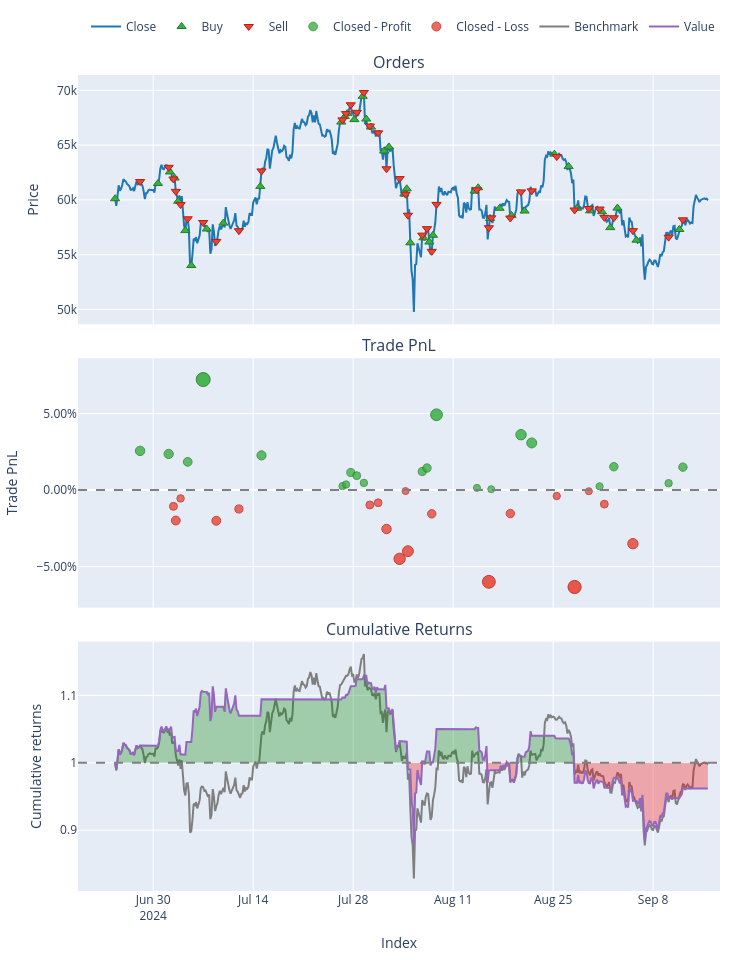
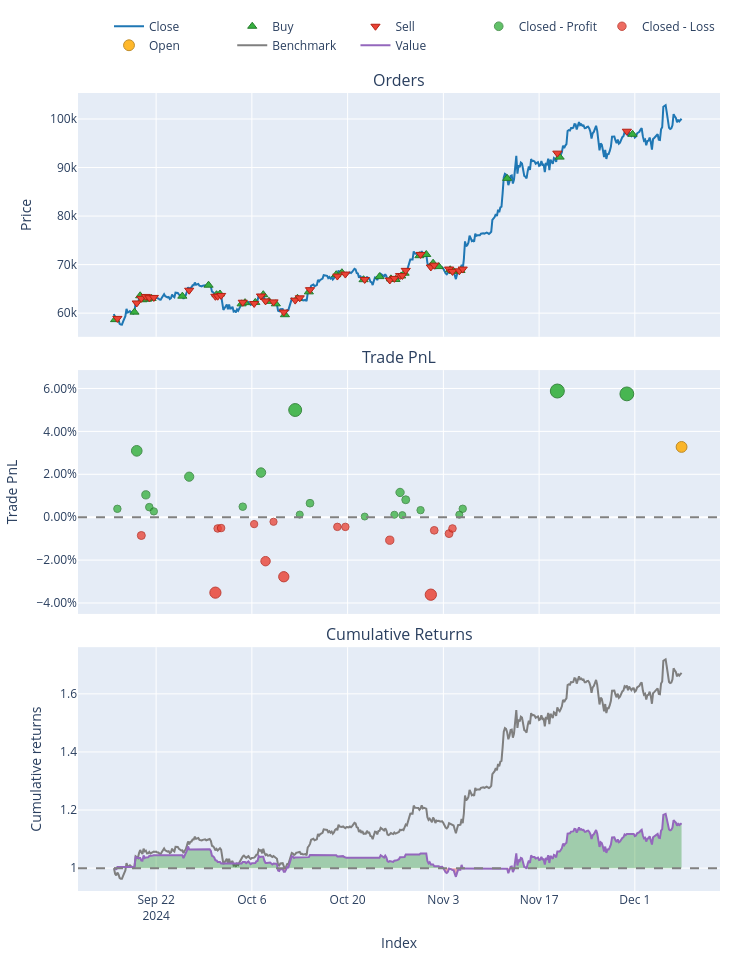
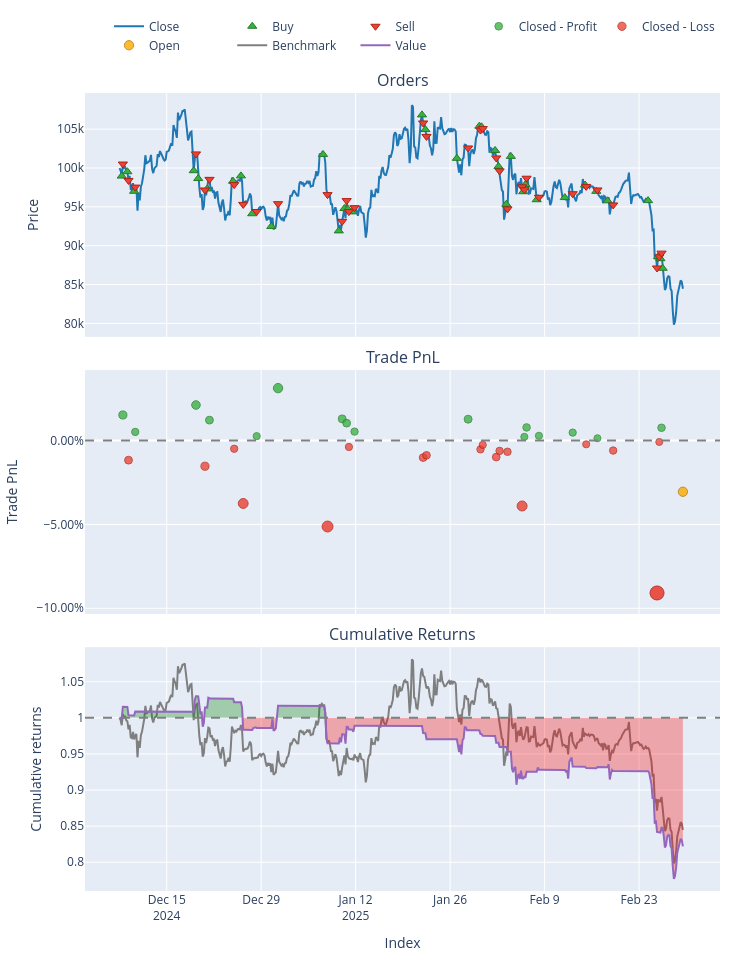

Notebook code cell kept with these figures, in order:
### Markdown cell above
Backtest on three folds

### Code cell
import sys
import os
import warnings
from pathlib import Path

# ---------------------------------------------------------------------------
# 1) SET PROJECT ROOT AND UPDATE PATH/WORKING DIRECTORY
# ---------------------------------------------------------------------------
project_root = Path.cwd().parent.parent
sys.path.append(str(project_root))
os.chdir(str(project_root))
warnings.filterwarnings("ignore")

import numpy as np
import pandas as pd
import MetaTrader5 as mt5
import vectorbt as vbt
import tensorflow as tf
from tensorflow.keras.models import load_model
from sklearn.preprocessing import StandardScaler
from sklearn.metrics import mean_squared_error
from tensorflow.keras.optimizers import Adam  # Import Adam optimizer

# Our modules
from data.data_loader import get_data_mt5
from features.feature_engineering import add_all_ta_features
from features.labeling_schemes import calculate_future_returns

###########################################################
# 1) DATA LOADING & FEATURE ENGINEERING
###########################################################
if not mt5.initialize():
    print("Failed to initialize MT5")
else:
    # Fetch 2000 most recent bars for backtesting
    data = get_data_mt5(symbol="BTCUSD", timeframe=mt5.TIMEFRAME_H4, n_bars=2000, start_pos=0)
    mt5.shutdown()

df = add_all_ta_features(data)
df = calculate_future_returns(df).dropna(subset=["future_returns"])
df = df.sort_index()  # Ensure chronological order

X = df.drop(columns=["future_returns"])
y = df["future_returns"]

###########################################################
# 2) DEFINING EXPANDING WALK-FORWARD SPLITS
###########################################################
def expanding_walk_forward_splits(X, y, lookback=10, n_splits=3):
    """
    Creates expanding walk-forward folds.
    """
    n = len(X)
    fold_size = n // (n_splits + 1)
    splits = []
    
    for i in range(n_splits):
        train_end = (i+1) * fold_size
        test_end = (i+2) * fold_size if i < n_splits - 1 else n

        X_train_fold = X.iloc[:train_end]
        y_train_fold = y.iloc[:train_end]
        
        X_test_fold = X.iloc[train_end:test_end]
        y_test_fold = y.iloc[train_end:test_end]
        
        splits.append((X_train_fold, y_train_fold, X_test_fold, y_test_fold))
    return splits

folds = expanding_walk_forward_splits(X, y, n_splits=3)
print(f"Number of folds: {len(folds)}")

###########################################################
# 3) LOAD BEST LSTM MODEL & RUN EXPANDING WALK-FORWARD
###########################################################
best_model = load_model("models/saved_models/best_lstm_optuna.h5")
best_model.compile(optimizer=Adam(learning_rate=0.001), loss="mean_squared_error")

threshold = 0.0005
fees = 0.0002
lookback = 10

fold_results = {}
scaler = StandardScaler()
X_scaled = scaler.fit_transform(X)

def create_sequences(X, y, lookback):
    X_seq, y_seq = [], []
    for i in range(lookback, len(X)):
        X_seq.append(X[i-lookback:i])
        y_seq.append(y[i])
    return np.array(X_seq), np.array(y_seq)

for i, (X_train_fold, y_train_fold, X_test_fold, y_test_fold) in enumerate(folds, start=1):
    print(f"\n=== Fold {i} ===")
    
    X_train_scaled = scaler.transform(X_train_fold)
    X_test_scaled = scaler.transform(X_test_fold)

    X_train_seq, y_train_seq = create_sequences(X_train_scaled, y_train_fold.values, lookback)
    X_test_seq, y_test_seq = create_sequences(X_test_scaled, y_test_fold.values, lookback)

    best_model.fit(X_train_seq, y_train_seq, epochs=100, batch_size=16, verbose=0)
    preds = best_model.predict(X_test_seq)
    mse = mean_squared_error(y_test_seq, preds)

    signals = np.where(preds > threshold, 1, np.where(preds < -threshold, -1, 0)).flatten()
    df_test_fold = df.loc[X_test_fold.index].copy()
    close_prices = df_test_fold["close"]

    if len(signals) < len(close_prices):
        signals = np.append(signals, [0] * (len(close_prices) - len(signals)))

    signals_s = pd.Series(signals, index=close_prices.index)

    pf = vbt.Portfolio.from_signals(
        close_prices,
        entries=signals_s > 0,
        exits=signals_s < 0,
        init_cash=10000,
        freq='4H',
        fees=fees
    )

    total_return = pf.total_return()
    sharpe_ratio = pf.sharpe_ratio()

    print(f"Fold {i} MSE={mse:.2e}, Return={total_return:.2f}%, Sharpe={sharpe_ratio:.2f}")
    print(pf.stats())

    fig = pf.plot()
    fig.show()
    
    fold_results[i] = {
        "MSE": mse,
        "TotalReturn": total_return,
        "Sharpe": sharpe_ratio
    }

###########################################################
# 4) PRINT FOLD RESULTS
###########################################################
for i, stats in fold_results.items():
    print(f"\nFold {i} => MSE={stats['MSE']:.2e}, Return={stats['TotalReturn']:.2f}%, Sharpe={stats['Sharpe']:.2f}")
